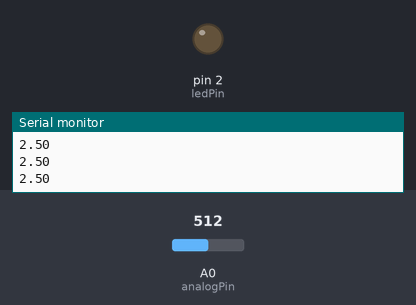
A sketch run on a simulated Arduino Uno, built with avr-gcc and run on an emulated ATmega328P. On the bench: output pins drawn as LEDs (lit = HIGH), the last lines printed to the serial monitor. The test bench sets the inputs (shaded band); at power-on: A0 (analogPin) = 512.

Above: at 1.2 s.
1.3 s: A0 (analogPin) set to 220
2.8 s: A0 (analogPin) set to 195
At 3.2 s:
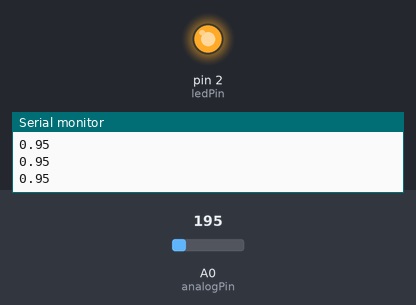
4.3 s: A0 (analogPin) set to 306
At 5.5 s:
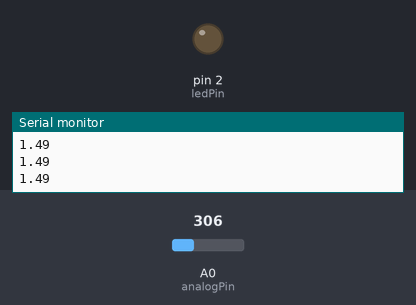
5.8 s: A0 (analogPin) set to 122
At 6.7 s:
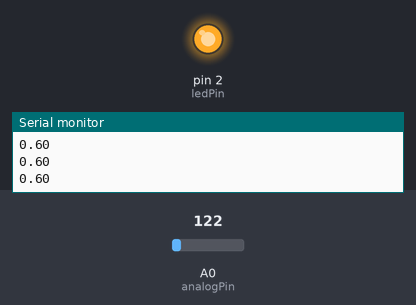
Timing chart, 0 to 8.3 s (numbered marks = the images above; inputs shaded):
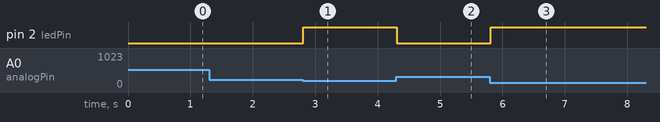

Measured:
- the behaviour switches between 205 and 204 on A0 (analogPin) (found by bisection; images 0 and 1)
- after the input at 2.8 s, pin 2 (ledPin): LOW → HIGH at once
- after the input at 4.3 s, pin 2 (ledPin): HIGH → LOW at once
- after the input at 5.8 s, pin 2 (ledPin): LOW → HIGH at once

The sketch:

buzzer.ino
```cpp
int ledPin = 2;
int analogPin = 0;
float raw = 0;
float val = 0;

void setup() {
  pinMode(ledPin, OUTPUT);
  Serial.begin(9600);
}

void loop() {
  raw = analogRead(analogPin);
  if(raw){
    val = raw/1024*5.0;
    Serial.println(val);
    if(val<1){
      digitalWrite(ledPin, HIGH);
    }
    else{
      digitalWrite(ledPin, LOW);
    }
  }
}
```
